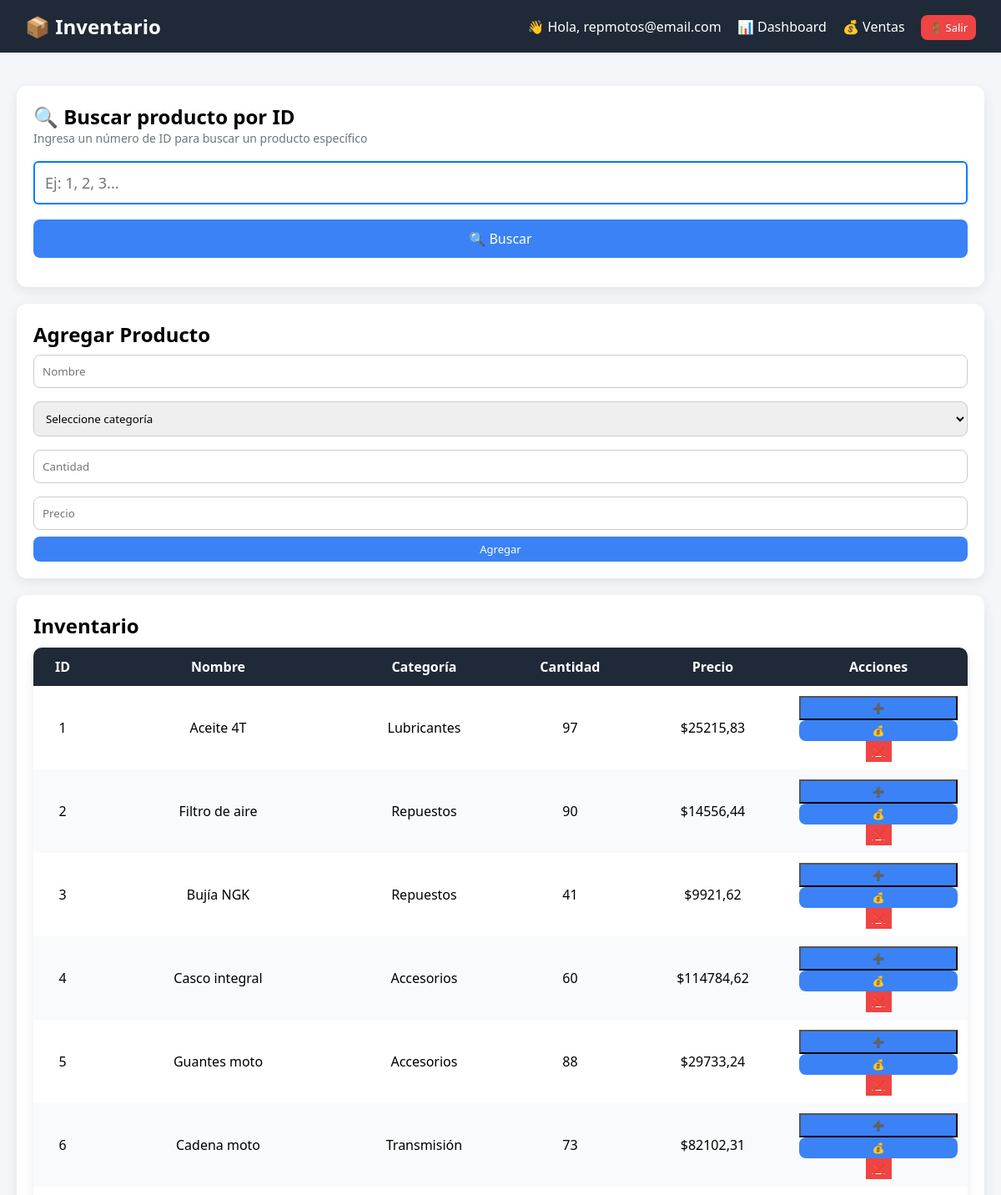
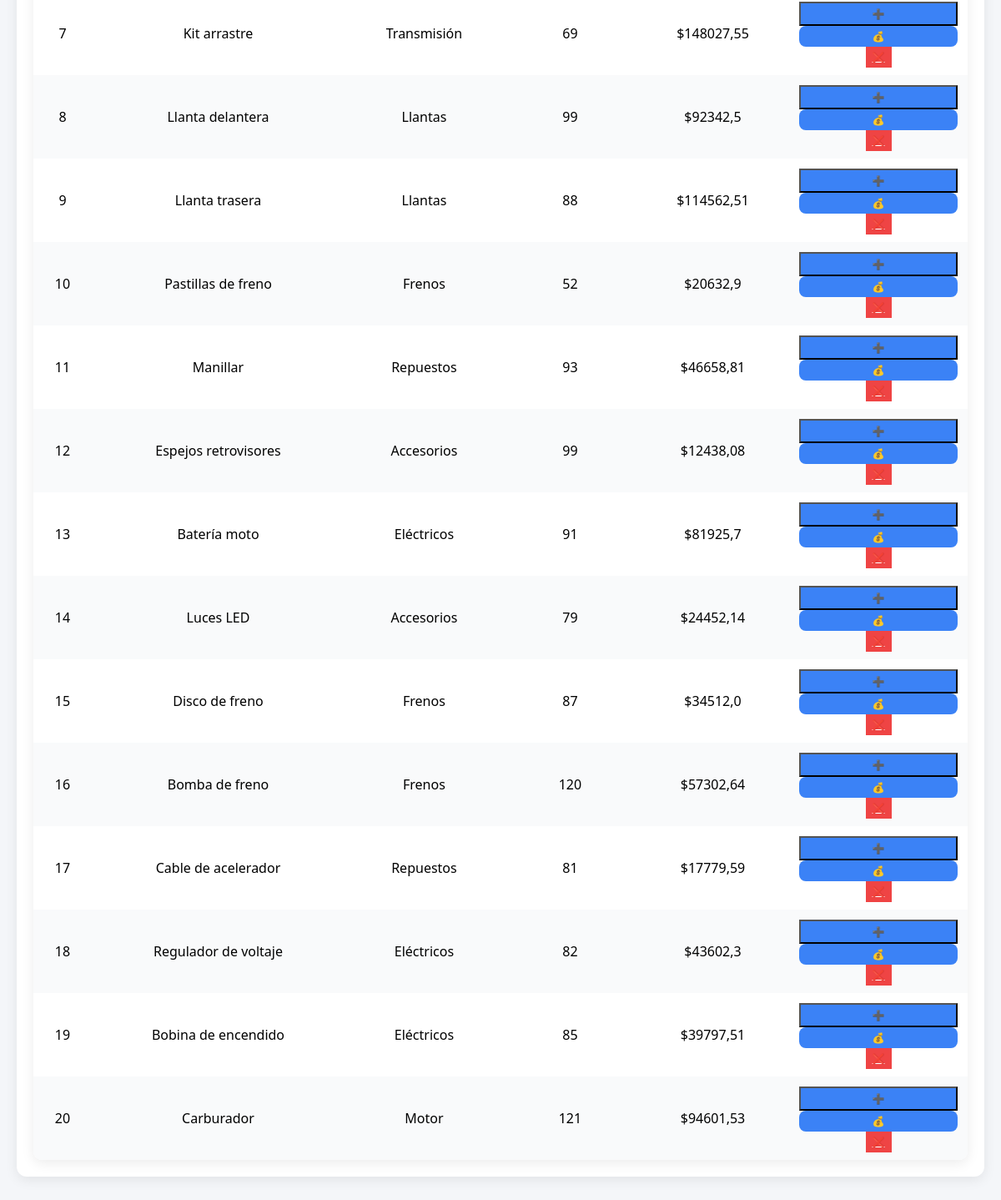
/index/ (signed in), run on the app's committed database (2 pictures, top to bottom).
### inventario_app/models.py (models this page shows, shortened)
class Producto(models.Model):
    nombre = models.CharField(max_length=120)
    categoria = models.CharField(max_length=120)
    cantidad = models.IntegerField()
    precio = models.FloatField()
    inventario = models.ForeignKey(Inventario, on_delete=models.CASCADE)

### inventario_app/views.py (the view)
# urls.py: path('index/', views.index, name='index'),
@login_required
def index(request):
    try:
        perfil = UsuarioInventario.objects.get(usuario=request.user)
        inventario = perfil.inventario
    except UsuarioInventario.DoesNotExist:
        inventario = Inventario.objects.first()
        if inventario:
            UsuarioInventario.objects.create(usuario=request.user, inventario=inventario)
        else:
            inventario = Inventario.objects.create(nombre="Principal")
    productos = Producto.objects.filter(inventario=inventario)
    categorias = Producto.objects.filter(inventario=inventario).values_list('categoria', flat=True).distinct()
    return render(request, 'inventario_app/index.html', {
        'productos': productos,
        'categorias': categorias,
        'nombre': request.user.email
    })

### inventario_app/templates/inventario_app/index.html (shortened to what this page needs)
<!DOCTYPE html>
<html>
<head>
    {% load static %}
    <link rel="stylesheet" href="{% static 'style.css' %}">
</head>
<body>
    <div class="navbar">
        <h2>📦 Inventario</h2>
        <div>
            <span>👋 Hola, {{ nombre }}</span>
            <a href="{% url 'dashboard' %}">📊 Dashboard</a>
            <a href="{% url 'ventas' %}">💰 Ventas</a>
            <a href="{% url 'logout' %}" class="btn btn-danger">🚪 Salir</a>
        </div>
    </div>
    <div class="container">
<div class="card">
    <h2>🔍 Buscar producto por ID</h2>
    <p style="color: #6c757d; font-size: 14px; margin-bottom: 10px;">
        Ingresa un número de ID para buscar un producto específico
    </p>
    <form method="POST" action="{% url 'buscar_producto' %}" id="buscarForm">
        <div style="display: flex; gap: 10px; align-items: center; flex-wrap: wrap;">
            <input type="number"
                   name="id"
                   id="buscarId"
                   placeholder="Ej: 1, 2, 3..."
                   required
                   style="flex: 1; min-width: 200px; padding: 12px; font-size: 18px; border: 2px solid #007bff; border-radius: 6px;">
            <button class="btn btn-primary" type="submit" style="padding: 12px 30px; font-size: 16px;">🔍 Buscar</button>
        </div>
    </form>
</div>
        <div class="card">
            <h2>Agregar Producto</h2>
            <form method="POST" action="{% url 'agregar_producto' %}">
                <input name="nombre" placeholder="Nombre" required>
                <select name="categoria_select" id="categoria" onchange="toggleNuevaCategoria()" required>
                    <option value="">Seleccione categoría</option>
                </select>
                <input name="cantidad" type="number" min="1" placeholder="Cantidad" required>
                <input name="precio" type="number" step="0.01" min="1" placeholder="Precio" required>
                <button class="btn btn-primary">Agregar</button>
            </form>
        </div>
        <div class="card">
            <h2>Inventario</h2>
            <table>
                <thead>
                    <tr>
                        <th>ID</th>
                        <th>Nombre</th>
                        <th>Categoría</th>
                        <th>Cantidad</th>
                        <th>Precio</th>
                        <th>Acciones</th>
                    </tr>
                </thead>
                <tbody>
                    {% for p in productos %}
                    <tr>
                        <td>{{ p.id }}</td>
                        <td>{{ p.nombre }}</td>
                        <td>{{ p.categoria }}</td>
                        <td>{{ p.cantidad }}</td>
                        <td>${{ p.precio }}</td>
                        <td>
                            <button onclick="abrirModal('sumar', {{p.id}}, '{{p.nombre}}')" class="btn-success btn-xs">➕</button>
                            <button onclick="abrirModal('vender', {{p.id}}, '{{p.nombre}}')" class="btn btn-xs">💰</button>
                            <a href="{% url 'delete_producto' p.id %}" class="btn-danger btn-xs"
                               onclick="return confirm('¿Eliminar producto?')">❌</a>
                        </td>
                    </tr>
                    {% empty %}
                    <tr>
                        <td colspan="6">No hay productos</td>
                    </tr>
                    {% endfor %}
                </tbody>
            </table>
        </div>
    </div>
</body>
</html>

### static/style.css (style rules this page uses)
* { margin: 0; padding: 0; box-sizing: border-box; font-family: 'Segoe UI', Tahoma, Geneva, Verdana, sans-serif; }
body { background: #f4f6f9; }
.navbar { display: flex; justify-content: space-between; align-items: center; background: #1f2937; color: white; padding: 15px 30px; }
.navbar h2 { display: flex; align-items: center; gap: 10px; }
.navbar a { color: white; text-decoration: none; margin-left: 15px; font-weight: 500; }
.container { padding: 20px; }
.card { background: white; padding: 20px; margin: 20px 0; border-radius: 12px; box-shadow: 0px 4px 15px rgba(0,0,0,0.08); }
.card input, .card select { width: 100%; padding: 10px; margin: 8px 0; border-radius: 8px; border: 1px solid #ccc; }
.btn { padding: 6px 10px; border-radius: 8px; border: none; cursor: pointer; font-size: 13px; }
.btn-primary { background: #3b82f6; color: white; }
.btn-success { background: #10b981; color: white; }
.btn-danger { background: #ef4444; color: white; }
.btn-xs { padding: 4px 8px; font-size: 12px; }
.card button { width: 100%; background: #3b82f6; color: white; }
table { width: 100%; border-collapse: collapse; margin-top: 10px; background: white; border-radius: 10px; overflow: hidden; box-shadow: 0px 4px 15px rgba(0,0,0,0.08); }
table thead { background: #1f2937; color: white; }
table th, table td { padding: 12px; text-align: center; }
table tr:nth-child(even) { background: #f9fafb; }

### data on the page
Producto: id "1", nombre "Aceite 4T", categoria "Lubricantes", cantidad "97", precio "25215,83"
Producto: id "2", nombre "Filtro de aire", categoria "Repuestos", cantidad "90", precio "14556,44"
Producto: id "3", nombre "Bujía NGK", categoria "Repuestos", cantidad "41", precio "9921,62"
Producto: id "4", nombre "Casco integral", categoria "Accesorios", cantidad "60", precio "114784,62"
Producto: id "5", nombre "Guantes moto", categoria "Accesorios", cantidad "88", precio "29733,24"
Producto: id "6", nombre "Cadena moto", categoria "Transmisión", cantidad "73", precio "82102,31"
Producto: id "7", nombre "Kit arrastre", categoria "Transmisión", cantidad "69", precio "148027,55"
Producto: id "8", nombre "Llanta delantera", categoria "Llantas", cantidad "99", precio "92342,5"
Producto: id "9", nombre "Llanta trasera", categoria "Llantas", cantidad "88", precio "114562,51"
Producto: id "10", nombre "Pastillas de freno", categoria "Frenos", cantidad "52", precio "20632,9"
Producto: id "11", nombre "Manillar", categoria "Repuestos", cantidad "93", precio "46658,81"
Producto: id "12", nombre "Espejos retrovisores", categoria "Accesorios", cantidad "99", precio "12438,08"
Producto: id "13", nombre "Batería moto", categoria "Eléctricos", cantidad "91", precio "81925,7"
Producto: id "14", nombre "Luces LED", categoria "Accesorios", cantidad "79", precio "24452,14"
Producto: id "15", nombre "Disco de freno", categoria "Frenos", cantidad "87", precio "34512,0"
Producto: id "16", nombre "Bomba de freno", categoria "Frenos", cantidad "120", precio "57302,64"
Producto: id "17", nombre "Cable de acelerador", categoria "Repuestos", cantidad "81", precio "17779,59"
Producto: id "18", nombre "Regulador de voltaje", categoria "Eléctricos", cantidad "82", precio "43602,3"
Producto: id "19", nombre "Bobina de encendido", categoria "Eléctricos", cantidad "85", precio "39797,51"
Producto: id "20", nombre "Carburador", categoria "Motor", cantidad "121", precio "94601,53"

### other printed values
{{ nombre }} "repmotos@email.com"
